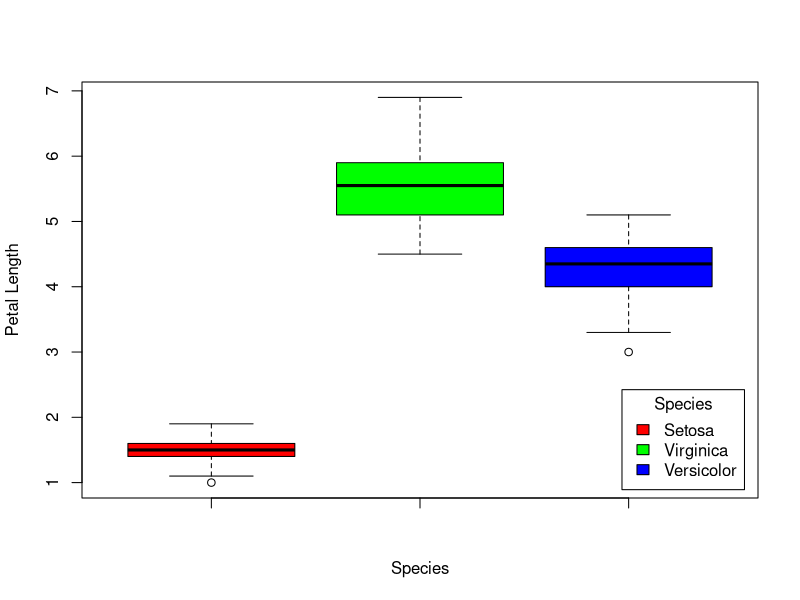

This figure's R source:
## ---- chunk 1
getwd() 
## ---- chunk 2
# setwd() 
## ---- chunk 3
petalL <- iris$Petal.Length
species <- iris$Species
## ---- chunk 4
unique(species)
pl.setosa <- petalL[species=="setosa"]
pl.virginica <- petalL[species=="virginica"]
pl.versicolor <- petalL[species=="versicolor"]
## ---- chunk 5
boxplot(pl.setosa, pl.virginica, pl.versicolor, col=c("red", "green", "blue"), xlab="Species", ylab="Petal Length")		
legend("bottomright", inset=.02, title="Species", c("Setosa", "Virginica", "Versicolor"), fill=c("red", "green", "blue"), horiz=F)
